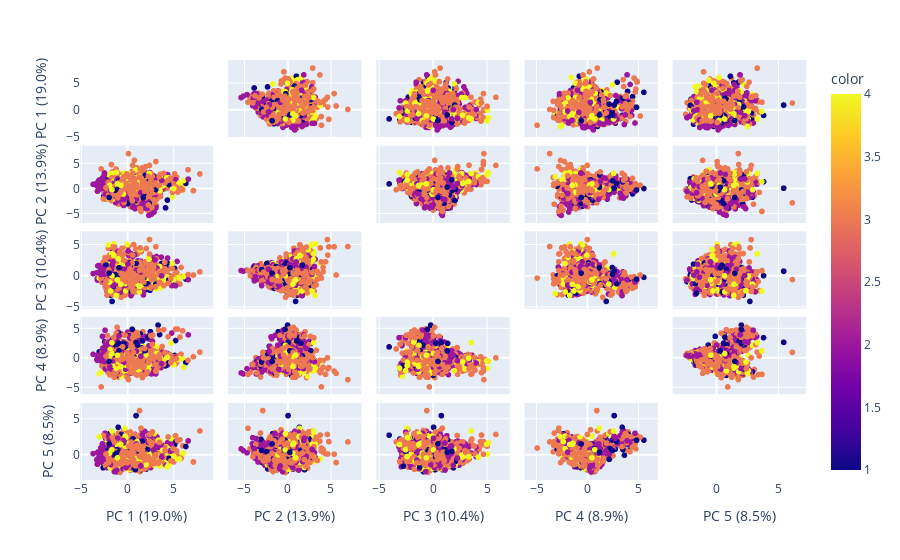

Notebook code for this chart:
### Code cell
import plotly.express as px

#visualizando resultados

components = pca.fit_transform(matrix_norm)
labels = {
    str(i): f"PC {i+1} ({var:.1f}%)"
    for i, var in enumerate(pca.explained_variance_ratio_ * 100)
}

fig = px.scatter_matrix(
    components,
    labels=labels,
    dimensions=range(5),
    color=df["popularity"]
)
fig.update_traces(diagonal_visible=False)
fig.show()

### Figure 1 — Plotly figure (JSON) as saved in the notebook; plotly's stock layout.template omitted (floating-point values rounded to 4 significant figures; data arrays with more than 128 entries replaced by an {"elided": "..."} marker saying what was removed)
{"data": [{"diagonal": {"visible": false}, "dimensions": [{"axis": {"matches": true}, "label": "PC 1 (19.0%)", "values": {"elided": "4029 float values"}}, {"axis": {"matches": true}, "label": "PC 2 (13.9%)", "values": {"elided": "4029 float values"}}, {"axis": {"matches": true}, "label": "PC 3 (10.4%)", "values": {"elided": "4029 float values"}}, {"axis": {"matches": true}, "label": "PC 4 (8.9%)", "values": {"elided": "4029 float values"}}, {"axis": {"matches": true}, "label": "PC 5 (8.5%)", "values": {"elided": "4029 float values"}}], "hovertemplate": "%{xaxis.title.text}=%{x}<br>%{yaxis.title.text}=%{y}<br>color=%{marker.color}<extra></extra>", "legendgroup": "", "marker": {"color": {"elided": "4029 int values"}, "coloraxis": "coloraxis", "symbol": "circle"}, "name": "", "showlegend": false, "type": "splom"}], "layout": {"coloraxis": {"colorbar": {"title": {"text": "color"}}, "colorscale": [[0, "#0d0887"], [0.1111, "#46039f"], [0.2222, "#7201a8"], [0.3333, "#9c179e"], [0.4444, "#bd3786"], [0.5556, "#d8576b"], [0.6667, "#ed7953"], [0.7778, "#fb9f3a"], [0.8889, "#fdca26"], [1, "#f0f921"]]}, "dragmode": "select", "legend": {"tracegroupgap": 0}, "margin": {"t": 60}}}
